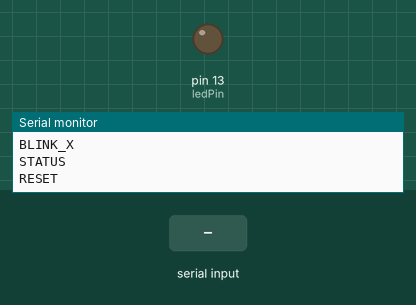
This sketch was run on a simulated Arduino Uno, built with avr-gcc and run on an emulated ATmega328P. Shown: output pins drawn as LEDs (lit = HIGH), the last lines printed to the serial monitor. Inputs (shaded band) come from the test bench.

Above: at 1.2 s.
1.3 s: "LED_ON\n" received over Serial
At 1.7 s:
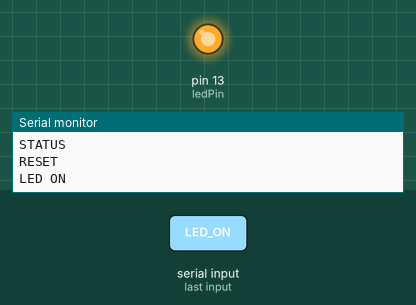
2.8 s: "LED_OFF\n" received over Serial
At 4.1 s:
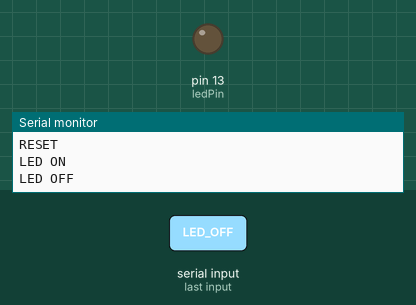
Timing chart, 0 to 5.8 s (numbered marks = the images above; inputs shaded):
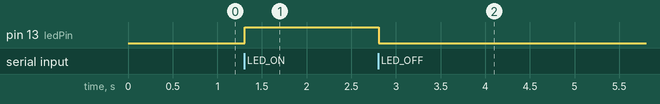

Measured:
- after the input at 1.3 s, pin 13 (ledPin): LOW → HIGH at once
- after the input at 2.8 s, pin 13 (ledPin): HIGH → LOW at once

The sketch:

serial_command.ino
```cpp
/*
 * Project     : Serial Command Interface
 * Author      : Dinesh Patra
 * Date        : 04-07-2026
 * Description : Control the built-in LED using Serial Monitor commands.
 */

const int ledPin = 13;

String command = "";
int blinkCounter = 0;
bool ledState = false;

void setup() {
  pinMode(ledPin, OUTPUT);
  Serial.begin(9600);

  Serial.println("=== Serial Command Interface ===");
  Serial.println("Commands:");
  Serial.println("LED_ON");
  Serial.println("LED_OFF");
  Serial.println("BLINK_X");
  Serial.println("STATUS");
  Serial.println("RESET");
}

void loop() {

  if (Serial.available()) {

    command = Serial.readStringUntil('\n');
    command.trim();

    if (command == "LED_ON") {

      digitalWrite(ledPin, HIGH);
      ledState = true;
      Serial.println("LED ON");

    }

    else if (command == "LED_OFF") {

      digitalWrite(ledPin, LOW);
      ledState = false;
      Serial.println("LED OFF");

    }

    else if (command.startsWith("BLINK_")) {

      int count = command.substring(6).toInt();

      if (count >= 1 && count <= 9) {

        for (int i = 0; i < count; i++) {

          digitalWrite(ledPin, HIGH);
          delay(500);

          digitalWrite(ledPin, LOW);
          delay(500);

        }

        blinkCounter += count;

        Serial.print("Blinked ");
        Serial.print(count);
        Serial.println(" times");

      }

      else {

        Serial.println("ERROR: Blink count must be between 1 and 9");

      }

    }

    else if (command == "STATUS") {

      Serial.print("LED State : ");

      if (ledState)
        Serial.println("ON");
      else
        Serial.println("OFF");

      Serial.print("Blink Counter : ");
      Serial.println(blinkCounter);

    }

    else if (command == "RESET") {

      blinkCounter = 0;

      Serial.println("Blink counter reset");

    }

    else {

      Serial.println("ERROR: Unknown command");

    }

  }

}
```
